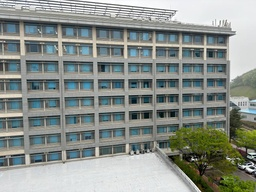
#> input picture 2024 Spring Semester/3D Vision and Machine Perception/assignments/assign1/result/pano_left.jpg, 256 x 192 px, shrunk from 1280 x 960 before the run
$ python Q13_Panaroma.py
#> lines starting #> are read from the running program, lines starting #| are printed output that depends on the picture; after the words box and inside, x2 and y2 are one past the last pixel; in counts of white or black regions, pixels touching at a corner belong together
### 2024 Spring Semester/3D Vision and Machine Perception/assignments/assign1/python/matchPics.py
import numpy as np
import cv2
from helper import briefMatch
from helper import computeBrief
from helper import corner_detection


def matchPics(I1, I2):
    # I1, I2 : Images to match

    # Convert Images to GrayScale
    I1_gray = cv2.cvtColor(I1, cv2.COLOR_BGR2GRAY)
    I2_gray = cv2.cvtColor(I2, cv2.COLOR_BGR2GRAY)

    # Detect Features in Both Images
    locs1 = corner_detection(I1_gray)
    locs2 = corner_detection(I2_gray)

    # Obtain descriptors for the computed feature locations
    desc1, locs1 = computeBrief(I1_gray, locs1)
    desc2, locs2 = computeBrief(I2_gray, locs2)

    # Match features using the descriptors
    matches = briefMatch(desc1, desc2, ratio=0.8)

    return matches, locs1, locs2


# [28 lines left out: function matchPicsORB, not called in this run]

### 2024 Spring Semester/3D Vision and Machine Perception/assignments/assign1/python/helper.py
import numpy as np
import cv2
import scipy.io as sio
from matplotlib import pyplot as plt
import skimage.feature


def briefMatch(desc1, desc2, ratio=0.8):

    matches = skimage.feature.match_descriptors(
        desc1, desc2, 'hamming', cross_check=True, max_ratio=ratio)
    return matches


# [20 lines left out: functions saveMatches, plotMatches, not called in this run]


def makeTestPattern(patchWidth, nbits):
    np.random.seed(0)
    compareX = patchWidth*patchWidth * np.random.random((nbits, 1))
    compareX = np.floor(compareX).astype(int)
    np.random.seed(1)
    compareY = patchWidth*patchWidth * np.random.random((nbits, 1))
    compareY = np.floor(compareY).astype(int)

    return (compareX, compareY)


def computePixel(img, idx1, idx2, width, center):
    halfWidth = width // 2
    col1 = idx1 % width - halfWidth
    row1 = idx1 // width - halfWidth
    col2 = idx2 % width - halfWidth
    row2 = idx2 // width - halfWidth
    return 1 if img[int(center[0]+row1)][int(center[1]+col1)] < img[int(center[0]+row2)][int(center[1]+col2)] else 0


def computeBrief(img, locs):

    patchWidth = 9
    nbits = 256
    compareX, compareY = makeTestPattern(patchWidth, nbits)
    m, n = img.shape

    halfWidth = patchWidth//2

    locs = np.array(list(filter(lambda x: halfWidth <=
                    x[0] < m-halfWidth and halfWidth <= x[1] < n-halfWidth, locs)))
    desc = np.array([list(map(lambda x: computePixel(
        img, x[0], x[1], patchWidth, c), zip(compareX, compareY))) for c in locs])

    return desc, locs


def corner_detection(im, n=12, thres=0.15):
    # fast method
    result_img = skimage.feature.corner_fast(im, n, thres)
    locs = skimage.feature.corner_peaks(result_img, min_distance=1)
    return locs

### 2024 Spring Semester/3D Vision and Machine Perception/assignments/assign1/python/planarH.py
from matplotlib import scale
import numpy as np
import cv2


def bilinear_interpolation(image, x, y):

    x0 = int(x)
    y0 = int(y)
    x1 = x0 + 1
    y1 = y0 + 1

    # Ensure the coordinates are within the image bounds
    x0 = max(0, min(x0, image.shape[1] - 1))
    y0 = max(0, min(y0, image.shape[0] - 1))
    x1 = max(0, min(x1, image.shape[1] - 1))
    y1 = max(0, min(y1, image.shape[0] - 1))

    # Compute the fractional parts
    dx = x - x0
    dy = y - y0

    # Perform bilinear interpolation
    interpolated_value = (1 - dx) * (1 - dy) * image[y0, x0] + \
        dx * (1 - dy) * image[y0, x1] + \
        (1 - dx) * dy * image[y1, x0] + \
        dx * dy * image[y1, x1]

    return interpolated_value


def computeH(x1, x2):
    # Q8
    # Compute the homography between two sets of points

    A = []
    num_points = x1.shape[0]

    for i in range(num_points):
        x_, y_ = x1[i]
        x, y = x2[i]
        A.extend([[-x, -y, -1, 0, 0, 0, x*x_, y*x_, x_],
                  [0, 0, 0, -x, -y, -1, x*y_, y*y_, y_]])

    A = np.array(A)
    U, S, V = np.linalg.svd(A)
    H2to1 = V[-1].reshape(3, 3)

    return H2to1


def warpPerspective(img, H, size_warped):
    # Q8
    # warp image using pre-computed homography matrix

    input_height, input_width = img.shape[:2]
    output_height, output_width = size_warped
    # Create arrays to store coordinates of output image and mask
    img_warped = np.zeros(
        (output_height, output_width, img.shape[2]), dtype=img.dtype)
    mask = np.zeros((output_height, output_width))

    # compute inverse of homography matrix
    H_inv = np.linalg.inv(H)

    for x in range(output_width):
        for y in range(output_height):
            # backward warping
            locs = np.dot(H_inv, np.array([x, y, 1]))
            locs = locs / (locs[2] + 1e-10)
            x_loc, y_loc = locs[0], locs[1]

            # check the bounds
            if 0 <= x_loc < input_width and 0 <= y_loc < input_height:
                # color the points
                img_warped[y, x] = bilinear_interpolation(img, x_loc, y_loc)
                mask[y, x] = 1
            else:
                mask[y, x] = 0

    return img_warped, mask


def computeH_norm(x1, x2):
    # Q9
    # Compute the centroid of the points
    x1_mean = np.mean(x1, axis=0)
    x2_mean = np.mean(x2, axis=0)
    # Shift the origin of the points to the centroid
    x1_norm = x1 - x1_mean
    x2_norm = x2 - x2_mean
    # Normalize the points so that the largest distance from the origin is equal to sqrt(2)
    x1_max = np.max(np.linalg.norm(x1_norm, axis=1))
    x2_max = np.max(np.linalg.norm(x2_norm, axis=1))

    x1_scale = np.sqrt(2) / x1_max  # set the largest distance to sqrt(2)
    x2_scale = np.sqrt(2) / x2_max  # set the largest distance to sqrt(2)

    x1_norm = x1_norm * x1_scale
    x2_norm = x2_norm * x2_scale

    # Similarity transform 1
    T_1 = np.array([[x1_scale, 0, -x1_scale * x1_mean[0]],
                   [0, x1_scale, -x1_scale * x1_mean[1]],
                   [0, 0, 1]])
    # Similarity transform 2
    T_2 = np.array([[x2_scale, 0, -x2_scale * x2_mean[0]],
                   [0, x2_scale, -x2_scale * x2_mean[1]],
                   [0, 0, 1]])
    # Compute homography
    H2to1 = computeH(x1_norm, x2_norm)

    # Denormalization
    H2to1 = np.dot(np.linalg.inv(T_1) @ H2to1, T_2)

    return H2to1


def computeH_ransac(locs1, locs2, max_iter, threshold):
    # Q10
    # Compute the best fitting homography given a list of matching points

    # Extend the locs1 and locs2 to homogeneous coordinates by adding 1
    locs1_h = np.hstack((locs1, np.ones((len(locs1), 1))))
    locs2_h = np.hstack((locs2, np.ones((len(locs2), 1))))

    # Initialize the variables
    bestH2to1 = None
    max_num_inliers = -np.inf
    max_inliers = None

    for iter in range(max_iter):

        rand_indices = np.random.choice(len(locs1), 4, replace=False)

        locs1_rand = locs1[rand_indices]
        locs2_rand = locs2[rand_indices]

        H2to1 = computeH_norm(locs1_rand, locs2_rand)

        homo_locs = H2to1 @ locs2_h.T  # shape (3, N)
        hetero_locs = homo_locs[:2] / (homo_locs[2] + 1e-10)

        hetero_locs = hetero_locs.T  # back to shape (N, 2)

        inliers = np.linalg.norm(
            locs1 - hetero_locs, axis=1) <= threshold

        num_inliers = np.sum(inliers)

        if num_inliers > max_num_inliers:
            bestH2to1 = H2to1
            max_num_inliers = num_inliers
            max_inliers = inliers

    inliers = max_inliers

    return bestH2to1, inliers


# [11 lines left out: function compositeH, not called in this run]

### 2024 Spring Semester/3D Vision and Machine Perception/assignments/assign1/python/Q13_Panaroma.py
from operator import le
import numpy as np
import cv2
from matchPics import matchPics
from planarH import *


# Write script for Q13
left_img = cv2.imread('../result/pano_left.jpg')
#> left_img is the input picture: shape (192, 256, 3); mean B, G, R 138.6, 144, 137.8
right_img = cv2.imread('../result/pano_right.jpg')
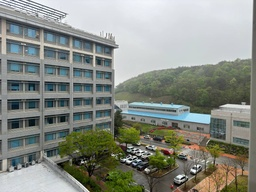
#> input picture 2024 Spring Semester/3D Vision and Machine Perception/assignments/assign1/result/pano_right.jpg, 256 x 192 px, shrunk from 1280 x 960 before the run
#> right_img is the input picture: shape (192, 256, 3); mean B, G, R 131.9, 139.8, 135.6

matches, locs1, locs2 = matchPics(left_img, right_img)
#> in corner_detection, `result_img = skimage.feature.corner_fast(im, n, thres)`:
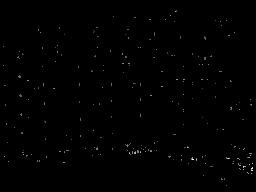
#> result_img: shape (192, 256) float64; min 0, max 11.21, mean 0.0418; drawn with min black and max white
#> in corner_detection, `locs = skimage.feature.corner_peaks(result_img, min_distance=1)`: locs = 221 pairs, first value 11 to 185, second value 3 to 252
#> in matchPics, `locs1 = corner_detection(I1_gray)`: locs1 has the same summary as locs in corner_detection
#> in matchPics, `locs2 = corner_detection(I2_gray)`: locs2 = 217 pairs, first value 11 to 188, second value 4 to 249
#> in computeBrief, `locs = np.array(list(filter(lambda x: halfWidth <= x[0] < m-halfWidth ..`: locs = 217 pairs, first value 11 to 185, second value 4 to 251
#> in matchPics, `desc1, locs1 = computeBrief(I1_gray, locs1)`: locs1 has the same summary as locs in computeBrief
#> in matchPics, `desc2, locs2 = computeBrief(I2_gray, locs2)`: locs2 = 215 pairs, first value 11 to 187, second value 4 to 249
#> in briefMatch, `matches = skimage.feature.match_descriptors( desc1, desc2, 'hamming', ..`: matches = 34 pairs, first value 2 to 216, second value 1 to 212
#> locs1 has the same summary as locs in computeBrief

locs1 = locs1[:, [1, 0]]
#> locs1 = 217 pairs, first value 4 to 251, second value 11 to 185
locs2 = locs2[:, [1, 0]]
#> locs2 = 215 pairs, first value 4 to 249, second value 11 to 187

H2to1, _ = computeH_ransac(locs1[matches[:, 0]], locs2[matches[:, 1]], 250, 2)
#> in computeH_ransac, `locs1_h = np.hstack((locs1, np.ones((len(locs1), 1))))`: locs1_h = 34 rows, first 8: [251, 170, 1], [196, 159, 1], [187, 147, 1], [177, 79, 1], [27, 80, 1], [243, 149, 1], [229, 35, 1], [231, 107, 1]
#> in computeH_ransac, `locs2_h = np.hstack((locs2, np.ones((len(locs2), 1))))`: locs2_h = 34 rows, first 8: [194, 171, 1], [85, 161, 1], [77, 151, 1], [68, 83, 1], [8, 100, 1], [123, 144, 1], [113, 47, 1], [115, 110, 1]
#> the loop in computeH_ransac, `for iter in range(max_iter): ` made 250 passes
#> (rand_indices, locs1_rand, locs2_rand, x1_mean in computeH_norm, x2_mean in computeH_norm, x1_norm in computeH_norm, x2_norm in computeH_norm, x1_max in computeH_norm) on pass 20: ([1, 23, 25, 6], [[196, 159], [233, 163], [130, 143], [229, 35]], [[85, 161], [116, 158], [8, 158], [113, 47]], [197, 125], [80.5, 131], [[-1, 34], [36, 38], [-67, 18], [32, -90]], [[4.5, 30], [35.5, 27], [-72.5, 27], [32.5, -84]], 95.52)
#> (rand_indices, locs1_rand, locs2_rand, x1_mean in computeH_norm, x2_mean in computeH_norm, x1_norm in computeH_norm, x1_max in computeH_norm, x2_max in computeH_norm) on passes 1, 7: ([29, 16, 20, 33], [[198, 56], [205, 57], [26, 155], [202, 88]], [[88, 62], [94, 64], [41, 152], [92, 92]], [157.8, 89], [78.75, 92.5], [[40.25, -33], [47.25, -32], [-131.8, 66], [44.25, -1]], 147.4, 70.46), ([9, 0, 28, 4], [[148, 150], [251, 170], [42, 66], [27, 80]], [[33, 162], [194, 171], [23, 86], [8, 100]], [117, 116.5], [64.5, 129.8], [[31, 33.5], [134, 53.5], [-75, -50.5], [-90, -36.5]], 144.3, 135.9)

pano_img_shape = (
    left_img.shape[0] + right_img.shape[0] * 2, left_img.shape[1] + right_img.shape[1] * 2)

warped_right_img, _ = warpPerspective(
    right_img, H2to1, (pano_img_shape[0], pano_img_shape[1]))
#> after the loop in warpPerspective, `for x in range(output_width):`:
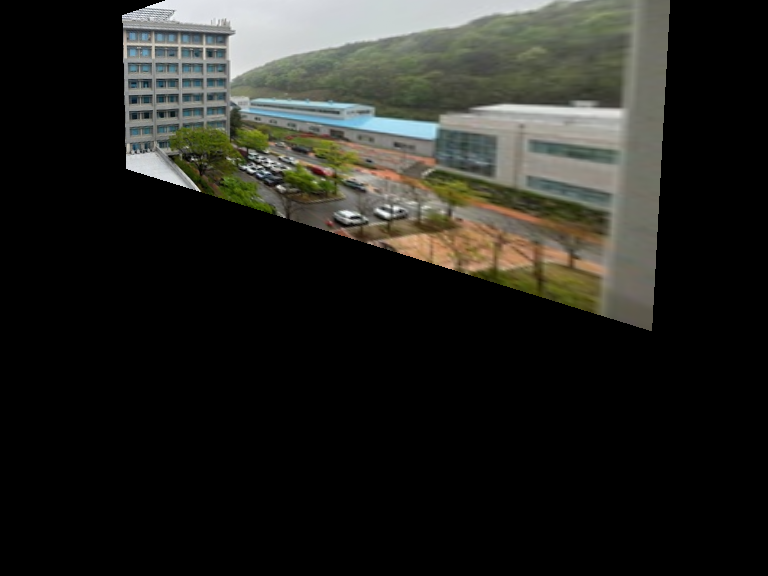
#> img_warped: shape (576, 768, 3); mean B, G, R 32.7, 37, 36.8
#> after the loop in warpPerspective, `for x in range(output_width):`:
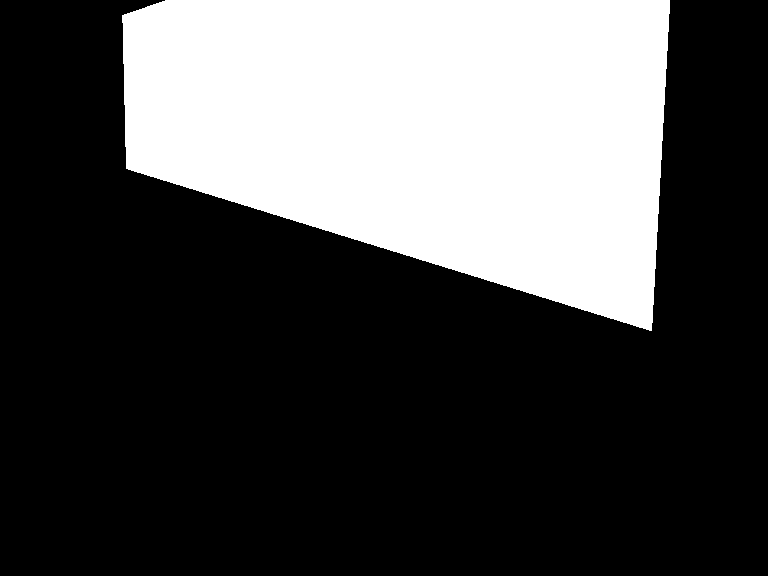
#> mask: shape (576, 768) float64; values 0 (black) and 1 (white), 30.4% white; 1 white region, box (x1, y1, x2, y2) and area: (122, 0, 670, 331) 134624


warped_right_img[:left_img.shape[0], :left_img.shape[1]] = left_img
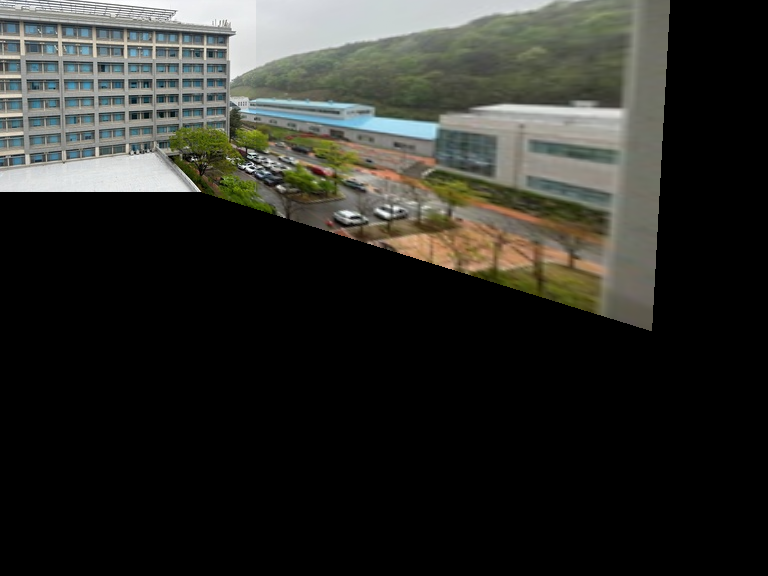
#> warped_right_img: shape (576, 768, 3); 11.11% of pixels changed, all inside (x1, y1, x2, y2) = (0, 0, 256, 192)

# remove extra black regions
rows_to_remove = []
cols_to_remove = []
for row in range(warped_right_img.shape[0]):
    if np.all(warped_right_img[row] == 0):
        rows_to_remove.append(row)

for col in range(warped_right_img.shape[1]):
    if np.all(warped_right_img[:, col] == 0):
        cols_to_remove.append(col)

panorama_img = np.delete(warped_right_img, rows_to_remove, axis=0)
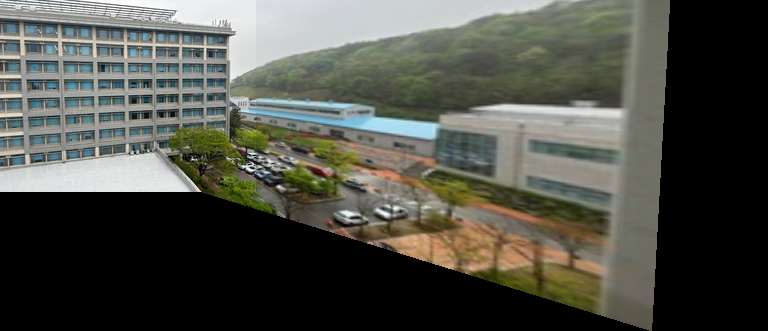
#> panorama_img: shape (331, 768, 3); mean B, G, R 72.2, 79.9, 78.9
panorama_img = np.delete(panorama_img, cols_to_remove, axis=1)
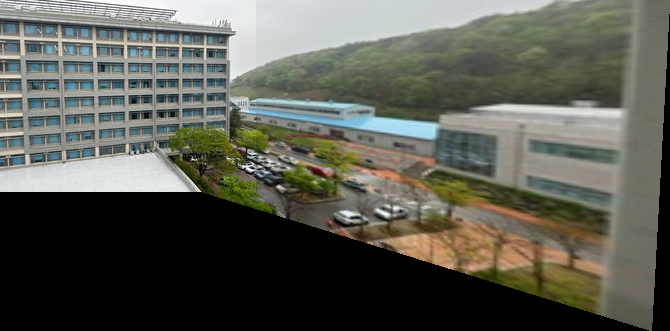
#> panorama_img: shape (331, 670, 3); mean B, G, R 82.7, 91.6, 90.4


cv2.imwrite("../result/pano_combined.jpg", panorama_img)
